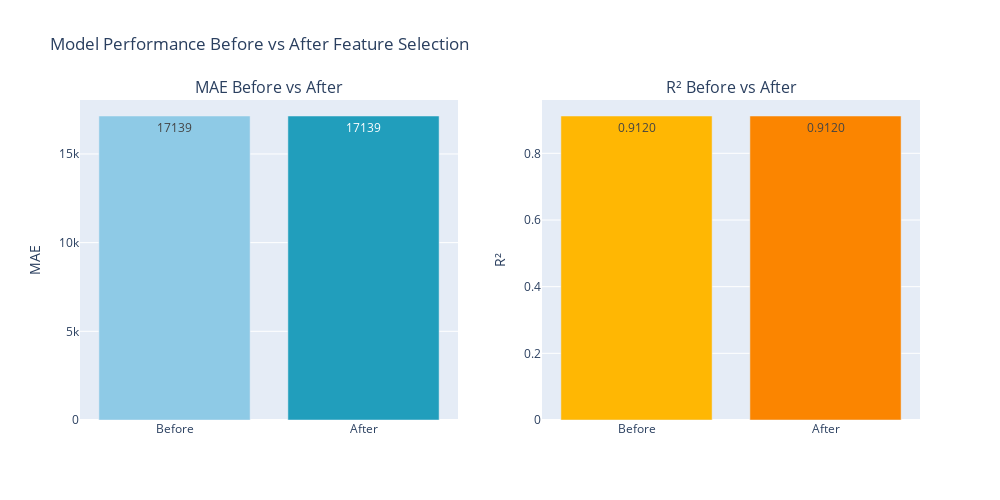

This figure's notebook cell:
### Code cell
plot_before_after_performance(final_model_info)

### Figure 1 — Plotly figure (JSON) as saved in the notebook; plotly's stock layout.template omitted (floating-point values rounded to 4 significant figures)
{"data": [{"marker": {"color": ["#8ecae6", "#219ebc"]}, "name": "MAE", "text": ["17139", "17139"], "textposition": "auto", "type": "bar", "x": ["Before", "After"], "xaxis": "x", "y": [17140.0, 17140.0], "yaxis": "y"}, {"marker": {"color": ["#ffb703", "#fb8500"]}, "name": "R²", "text": ["0.9120", "0.9120"], "textposition": "auto", "type": "bar", "x": ["Before", "After"], "xaxis": "x2", "y": [0.912, 0.912], "yaxis": "y2"}], "layout": {"annotations": [{"font": {"size": 16}, "showarrow": false, "text": "MAE Before vs After", "x": 0.225, "xanchor": "center", "xref": "paper", "y": 1, "yanchor": "bottom", "yref": "paper"}, {"font": {"size": 16}, "showarrow": false, "text": "R² Before vs After", "x": 0.775, "xanchor": "center", "xref": "paper", "y": 1, "yanchor": "bottom", "yref": "paper"}], "height": 500, "showlegend": false, "title": {"text": "Model Performance Before vs After Feature Selection"}, "width": 1000, "xaxis": {"anchor": "y", "domain": [0, 0.45]}, "xaxis2": {"anchor": "y2", "domain": [0.55, 1]}, "yaxis": {"anchor": "x", "domain": [0, 1], "title": {"text": "MAE"}}, "yaxis2": {"anchor": "x2", "domain": [0, 1], "title": {"text": "R²"}}}}
